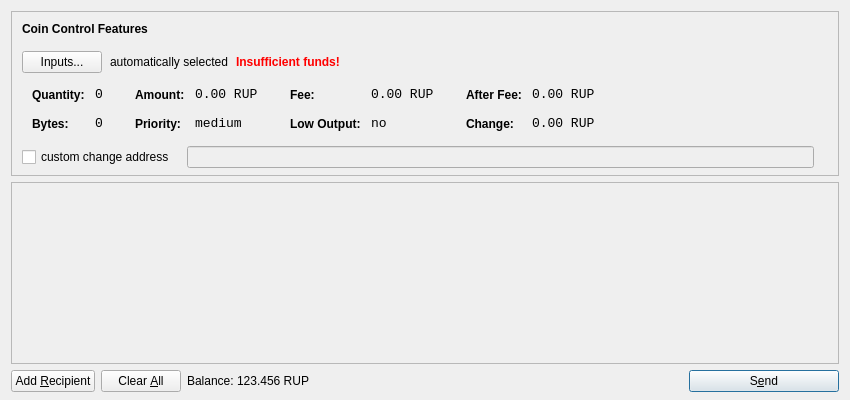
<?xml version="1.0" encoding="UTF-8"?>
<ui version="4.0">
 <class>SendCoinsDialog</class>
 <widget class="QDialog" name="SendCoinsDialog">
  <property name="geometry">
   <rect>
    <x>0</x>
    <y>0</y>
    <width>850</width>
    <height>400</height>
   </rect>
  </property>
  <property name="windowTitle">
   <string>Send Coins</string>
  </property>
  <layout class="QVBoxLayout" name="verticalLayout" stretch="0,1,0">
   <property name="bottomMargin">
    <number>8</number>
   </property>
   <item>
    <widget class="QFrame" name="frameCoinControl">
     <property name="sizePolicy">
      <sizepolicy hsizetype="Expanding" vsizetype="Expanding">
       <horstretch>0</horstretch>
       <verstretch>0</verstretch>
      </sizepolicy>
     </property>
     <property name="maximumSize">
      <size>
       <width>16777215</width>
       <height>16777215</height>
      </size>
     </property>
     <property name="frameShape">
      <enum>QFrame::StyledPanel</enum>
     </property>
     <property name="frameShadow">
      <enum>QFrame::Sunken</enum>
     </property>
     <layout class="QVBoxLayout" name="verticalLayoutCoinControl2">
      <property name="spacing">
       <number>-1</number>
      </property>
      <property name="leftMargin">
       <number>0</number>
      </property>
      <property name="topMargin">
       <number>0</number>
      </property>
      <property name="rightMargin">
       <number>0</number>
      </property>
      <property name="bottomMargin">
       <number>6</number>
      </property>
      <item>
       <layout class="QVBoxLayout" name="verticalLayoutCoinControl" stretch="0,0,0,0,1">
        <property name="spacing">
         <number>0</number>
        </property>
        <property name="leftMargin">
         <number>10</number>
        </property>
        <property name="topMargin">
         <number>10</number>
        </property>
        <item>
         <layout class="QHBoxLayout" name="horizontalLayoutCoinControl1">
          <property name="bottomMargin">
           <number>15</number>
          </property>
          <item>
           <widget class="QLabel" name="labelCoinControlFeatures">
            <property name="sizePolicy">
             <sizepolicy hsizetype="Preferred" vsizetype="Maximum">
              <horstretch>0</horstretch>
              <verstretch>0</verstretch>
             </sizepolicy>
            </property>
            <property name="font">
             <font>
              <weight>75</weight>
              <bold>true</bold>
             </font>
            </property>
            <property name="styleSheet">
             <string notr="true">font-weight:bold;</string>
            </property>
            <property name="text">
             <string>Coin Control Features</string>
            </property>
           </widget>
          </item>
         </layout>
        </item>
        <item>
         <layout class="QHBoxLayout" name="horizontalLayoutCoinControl2" stretch="0,0,0,0">
          <property name="spacing">
           <number>8</number>
          </property>
          <property name="bottomMargin">
           <number>10</number>
          </property>
          <item>
           <widget class="QPushButton" name="pushButtonCoinControl">
            <property name="styleSheet">
             <string notr="true"/>
            </property>
            <property name="text">
             <string>Inputs...</string>
            </property>
           </widget>
          </item>
          <item>
           <widget class="QLabel" name="labelCoinControlAutomaticallySelected">
            <property name="text">
             <string>automatically selected</string>
            </property>
            <property name="margin">
             <number>5</number>
            </property>
           </widget>
          </item>
          <item>
           <widget class="QLabel" name="labelCoinControlInsuffFunds">
            <property name="font">
             <font>
              <weight>75</weight>
              <bold>true</bold>
             </font>
            </property>
            <property name="styleSheet">
             <string notr="true">color:red;font-weight:bold;</string>
            </property>
            <property name="text">
             <string>Insufficient funds!</string>
            </property>
            <property name="margin">
             <number>5</number>
            </property>
           </widget>
          </item>
          <item>
           <spacer name="horizontalSpacerCoinControl">
            <property name="orientation">
             <enum>Qt::Horizontal</enum>
            </property>
            <property name="sizeHint" stdset="0">
             <size>
              <width>40</width>
              <height>1</height>
             </size>
            </property>
           </spacer>
          </item>
         </layout>
        </item>
        <item>
         <widget class="QWidget" name="widgetCoinControl" native="true">
          <property name="sizePolicy">
           <sizepolicy hsizetype="Preferred" vsizetype="Preferred">
            <horstretch>0</horstretch>
            <verstretch>0</verstretch>
           </sizepolicy>
          </property>
          <property name="minimumSize">
           <size>
            <width>0</width>
            <height>0</height>
           </size>
          </property>
          <property name="styleSheet">
           <string notr="true"/>
          </property>
          <layout class="QHBoxLayout" name="horizontalLayoutCoinControl5">
           <property name="margin">
            <number>0</number>
           </property>
           <item>
            <layout class="QHBoxLayout" name="horizontalLayoutCoinControl3" stretch="0,0,0,1">
             <property name="spacing">
              <number>20</number>
             </property>
             <property name="topMargin">
              <number>0</number>
             </property>
             <property name="bottomMargin">
              <number>10</number>
             </property>
             <item>
              <layout class="QFormLayout" name="formLayoutCoinControl1">
               <property name="horizontalSpacing">
                <number>10</number>
               </property>
               <property name="verticalSpacing">
                <number>14</number>
               </property>
               <property name="leftMargin">
                <number>10</number>
               </property>
               <property name="topMargin">
                <number>4</number>
               </property>
               <property name="rightMargin">
                <number>6</number>
               </property>
               <item row="0" column="0">
                <widget class="QLabel" name="labelCoinControlQuantityText">
                 <property name="styleSheet">
                  <string notr="true">font-weight:bold;</string>
                 </property>
                 <property name="text">
                  <string>Quantity:</string>
                 </property>
                 <property name="margin">
                  <number>0</number>
                 </property>
                </widget>
               </item>
               <item row="0" column="1">
                <widget class="QLabel" name="labelCoinControlQuantity">
                 <property name="font">
                  <font>
                   <family>Monospace</family>
                   <pointsize>10</pointsize>
                  </font>
                 </property>
                 <property name="cursor">
                  <cursorShape>IBeamCursor</cursorShape>
                 </property>
                 <property name="contextMenuPolicy">
                  <enum>Qt::ActionsContextMenu</enum>
                 </property>
                 <property name="text">
                  <string notr="true">0</string>
                 </property>
                 <property name="margin">
                  <number>0</number>
                 </property>
                 <property name="textInteractionFlags">
                  <set>Qt::LinksAccessibleByMouse|Qt::TextSelectableByKeyboard|Qt::TextSelectableByMouse</set>
                 </property>
                </widget>
               </item>
               <item row="1" column="0">
                <widget class="QLabel" name="labelCoinControlBytesText">
                 <property name="styleSheet">
                  <string notr="true">font-weight:bold;</string>
                 </property>
                 <property name="text">
                  <string>Bytes:</string>
                 </property>
                </widget>
               </item>
               <item row="1" column="1">
                <widget class="QLabel" name="labelCoinControlBytes">
                 <property name="font">
                  <font>
                   <family>Monospace</family>
                   <pointsize>10</pointsize>
                  </font>
                 </property>
                 <property name="cursor">
                  <cursorShape>IBeamCursor</cursorShape>
                 </property>
                 <property name="contextMenuPolicy">
                  <enum>Qt::ActionsContextMenu</enum>
                 </property>
                 <property name="text">
                  <string notr="true">0</string>
                 </property>
                 <property name="textInteractionFlags">
                  <set>Qt::LinksAccessibleByMouse|Qt::TextSelectableByKeyboard|Qt::TextSelectableByMouse</set>
                 </property>
                </widget>
               </item>
              </layout>
             </item>
             <item>
              <layout class="QFormLayout" name="formLayoutCoinControl2">
               <property name="horizontalSpacing">
                <number>10</number>
               </property>
               <property name="verticalSpacing">
                <number>14</number>
               </property>
               <property name="leftMargin">
                <number>6</number>
               </property>
               <property name="topMargin">
                <number>4</number>
               </property>
               <property name="rightMargin">
                <number>6</number>
               </property>
               <item row="0" column="0">
                <widget class="QLabel" name="labelCoinControlAmountText">
                 <property name="styleSheet">
                  <string notr="true">font-weight:bold;</string>
                 </property>
                 <property name="text">
                  <string>Amount:</string>
                 </property>
                 <property name="margin">
                  <number>0</number>
                 </property>
                </widget>
               </item>
               <item row="0" column="1">
                <widget class="QLabel" name="labelCoinControlAmount">
                 <property name="font">
                  <font>
                   <family>Monospace</family>
                   <pointsize>10</pointsize>
                  </font>
                 </property>
                 <property name="cursor">
                  <cursorShape>IBeamCursor</cursorShape>
                 </property>
                 <property name="contextMenuPolicy">
                  <enum>Qt::ActionsContextMenu</enum>
                 </property>
                 <property name="text">
                  <string notr="true">0.00 RUP</string>
                 </property>
                 <property name="textInteractionFlags">
                  <set>Qt::LinksAccessibleByMouse|Qt::TextSelectableByKeyboard|Qt::TextSelectableByMouse</set>
                 </property>
                </widget>
               </item>
               <item row="1" column="0">
                <widget class="QLabel" name="labelCoinControlPriorityText">
                 <property name="styleSheet">
                  <string notr="true">font-weight:bold;</string>
                 </property>
                 <property name="text">
                  <string>Priority:</string>
                 </property>
                </widget>
               </item>
               <item row="1" column="1">
                <widget class="QLabel" name="labelCoinControlPriority">
                 <property name="font">
                  <font>
                   <family>Monospace</family>
                   <pointsize>10</pointsize>
                  </font>
                 </property>
                 <property name="cursor">
                  <cursorShape>IBeamCursor</cursorShape>
                 </property>
                 <property name="contextMenuPolicy">
                  <enum>Qt::ActionsContextMenu</enum>
                 </property>
                 <property name="text">
                  <string>medium</string>
                 </property>
                 <property name="textInteractionFlags">
                  <set>Qt::LinksAccessibleByMouse|Qt::TextSelectableByKeyboard|Qt::TextSelectableByMouse</set>
                 </property>
                </widget>
               </item>
              </layout>
             </item>
             <item>
              <layout class="QFormLayout" name="formLayoutCoinControl3">
               <property name="horizontalSpacing">
                <number>10</number>
               </property>
               <property name="verticalSpacing">
                <number>14</number>
               </property>
               <property name="leftMargin">
                <number>6</number>
               </property>
               <property name="topMargin">
                <number>4</number>
               </property>
               <property name="rightMargin">
                <number>6</number>
               </property>
               <item row="0" column="0">
                <widget class="QLabel" name="labelCoinControlFeeText">
                 <property name="styleSheet">
                  <string notr="true">font-weight:bold;</string>
                 </property>
                 <property name="text">
                  <string>Fee:</string>
                 </property>
                 <property name="margin">
                  <number>0</number>
                 </property>
                </widget>
               </item>
               <item row="0" column="1">
                <widget class="QLabel" name="labelCoinControlFee">
                 <property name="font">
                  <font>
                   <family>Monospace</family>
                   <pointsize>10</pointsize>
                  </font>
                 </property>
                 <property name="cursor">
                  <cursorShape>IBeamCursor</cursorShape>
                 </property>
                 <property name="contextMenuPolicy">
                  <enum>Qt::ActionsContextMenu</enum>
                 </property>
                 <property name="text">
                  <string notr="true">0.00 RUP</string>
                 </property>
                 <property name="textInteractionFlags">
                  <set>Qt::LinksAccessibleByMouse|Qt::TextSelectableByKeyboard|Qt::TextSelectableByMouse</set>
                 </property>
                </widget>
               </item>
               <item row="1" column="0">
                <widget class="QLabel" name="labelCoinControlLowOutputText">
                 <property name="styleSheet">
                  <string notr="true">font-weight:bold;</string>
                 </property>
                 <property name="text">
                  <string>Low Output:</string>
                 </property>
                </widget>
               </item>
               <item row="1" column="1">
                <widget class="QLabel" name="labelCoinControlLowOutput">
                 <property name="font">
                  <font>
                   <family>Monospace</family>
                   <pointsize>10</pointsize>
                  </font>
                 </property>
                 <property name="cursor">
                  <cursorShape>IBeamCursor</cursorShape>
                 </property>
                 <property name="contextMenuPolicy">
                  <enum>Qt::ActionsContextMenu</enum>
                 </property>
                 <property name="text">
                  <string>no</string>
                 </property>
                 <property name="textInteractionFlags">
                  <set>Qt::LinksAccessibleByMouse|Qt::TextSelectableByKeyboard|Qt::TextSelectableByMouse</set>
                 </property>
                </widget>
               </item>
              </layout>
             </item>
             <item>
              <layout class="QFormLayout" name="formLayoutCoinControl4">
               <property name="horizontalSpacing">
                <number>10</number>
               </property>
               <property name="verticalSpacing">
                <number>14</number>
               </property>
               <property name="leftMargin">
                <number>6</number>
               </property>
               <property name="topMargin">
                <number>4</number>
               </property>
               <property name="rightMargin">
                <number>6</number>
               </property>
               <item row="0" column="0">
                <widget class="QLabel" name="labelCoinControlAfterFeeText">
                 <property name="styleSheet">
                  <string notr="true">font-weight:bold;</string>
                 </property>
                 <property name="text">
                  <string>After Fee:</string>
                 </property>
                 <property name="margin">
                  <number>0</number>
                 </property>
                </widget>
               </item>
               <item row="0" column="1">
                <widget class="QLabel" name="labelCoinControlAfterFee">
                 <property name="font">
                  <font>
                   <family>Monospace</family>
                   <pointsize>10</pointsize>
                  </font>
                 </property>
                 <property name="cursor">
                  <cursorShape>IBeamCursor</cursorShape>
                 </property>
                 <property name="contextMenuPolicy">
                  <enum>Qt::ActionsContextMenu</enum>
                 </property>
                 <property name="text">
                  <string notr="true">0.00 RUP</string>
                 </property>
                 <property name="textInteractionFlags">
                  <set>Qt::LinksAccessibleByMouse|Qt::TextSelectableByKeyboard|Qt::TextSelectableByMouse</set>
                 </property>
                </widget>
               </item>
               <item row="1" column="0">
                <widget class="QLabel" name="labelCoinControlChangeText">
                 <property name="styleSheet">
                  <string notr="true">font-weight:bold;</string>
                 </property>
                 <property name="text">
                  <string>Change:</string>
                 </property>
                </widget>
               </item>
               <item row="1" column="1">
                <widget class="QLabel" name="labelCoinControlChange">
                 <property name="font">
                  <font>
                   <family>Monospace</family>
                   <pointsize>10</pointsize>
                  </font>
                 </property>
                 <property name="cursor">
                  <cursorShape>IBeamCursor</cursorShape>
                 </property>
                 <property name="contextMenuPolicy">
                  <enum>Qt::ActionsContextMenu</enum>
                 </property>
                 <property name="text">
                  <string notr="true">0.00 RUP</string>
                 </property>
                 <property name="textInteractionFlags">
                  <set>Qt::LinksAccessibleByMouse|Qt::TextSelectableByKeyboard|Qt::TextSelectableByMouse</set>
                 </property>
                </widget>
               </item>
              </layout>
             </item>
            </layout>
           </item>
          </layout>
         </widget>
        </item>
        <item>
         <layout class="QHBoxLayout" name="horizontalLayoutCoinControl4" stretch="0,0,0">
          <property name="spacing">
           <number>12</number>
          </property>
          <property name="sizeConstraint">
           <enum>QLayout::SetDefaultConstraint</enum>
          </property>
          <property name="topMargin">
           <number>5</number>
          </property>
          <property name="rightMargin">
           <number>5</number>
          </property>
          <item>
           <widget class="QCheckBox" name="checkBoxCoinControlChange">
            <property name="text">
             <string>custom change address</string>
            </property>
           </widget>
          </item>
          <item>
           <widget class="QLineEdit" name="lineEditCoinControlChange">
            <property name="enabled">
             <bool>false</bool>
            </property>
            <property name="sizePolicy">
             <sizepolicy hsizetype="Expanding" vsizetype="Fixed">
              <horstretch>0</horstretch>
              <verstretch>0</verstretch>
             </sizepolicy>
            </property>
           </widget>
          </item>
          <item>
           <widget class="QLabel" name="labelCoinControlChangeLabel">
            <property name="sizePolicy">
             <sizepolicy hsizetype="Preferred" vsizetype="Expanding">
              <horstretch>0</horstretch>
              <verstretch>0</verstretch>
             </sizepolicy>
            </property>
            <property name="minimumSize">
             <size>
              <width>0</width>
              <height>0</height>
             </size>
            </property>
            <property name="text">
             <string/>
            </property>
            <property name="margin">
             <number>3</number>
            </property>
           </widget>
          </item>
         </layout>
        </item>
        <item>
         <spacer name="verticalSpacerCoinControl">
          <property name="orientation">
           <enum>Qt::Vertical</enum>
          </property>
          <property name="sizeHint" stdset="0">
           <size>
            <width>800</width>
            <height>1</height>
           </size>
          </property>
         </spacer>
        </item>
       </layout>
      </item>
     </layout>
    </widget>
   </item>
   <item>
    <widget class="QScrollArea" name="scrollArea">
     <property name="widgetResizable">
      <bool>true</bool>
     </property>
     <widget class="QWidget" name="scrollAreaWidgetContents">
      <property name="geometry">
       <rect>
        <x>0</x>
        <y>0</y>
        <width>830</width>
        <height>165</height>
       </rect>
      </property>
      <layout class="QVBoxLayout" name="verticalLayout_2">
       <property name="margin">
        <number>0</number>
       </property>
       <item>
        <layout class="QVBoxLayout" name="entries">
         <property name="spacing">
          <number>6</number>
         </property>
        </layout>
       </item>
       <item>
        <spacer name="verticalSpacer">
         <property name="orientation">
          <enum>Qt::Vertical</enum>
         </property>
         <property name="sizeHint" stdset="0">
          <size>
           <width>20</width>
           <height>40</height>
          </size>
         </property>
        </spacer>
       </item>
      </layout>
     </widget>
    </widget>
   </item>
   <item>
    <layout class="QHBoxLayout" name="horizontalLayout">
     <item>
      <widget class="QPushButton" name="addButton">
       <property name="toolTip">
        <string>Send to multiple recipients at once</string>
       </property>
       <property name="text">
        <string>Add &amp;Recipient</string>
       </property>
       <property name="icon">
        <iconset resource="../bitcoin.qrc">
         <normaloff>:/icons/add</normaloff>:/icons/add</iconset>
       </property>
       <property name="autoDefault">
        <bool>false</bool>
       </property>
      </widget>
     </item>
     <item>
      <widget class="QPushButton" name="clearButton">
       <property name="sizePolicy">
        <sizepolicy hsizetype="Minimum" vsizetype="Fixed">
         <horstretch>0</horstretch>
         <verstretch>0</verstretch>
        </sizepolicy>
       </property>
       <property name="toolTip">
        <string>Remove all transaction fields</string>
       </property>
       <property name="text">
        <string>Clear &amp;All</string>
       </property>
       <property name="icon">
        <iconset resource="../bitcoin.qrc">
         <normaloff>:/icons/remove</normaloff>:/icons/remove</iconset>
       </property>
       <property name="autoRepeatDelay">
        <number>300</number>
       </property>
       <property name="autoDefault">
        <bool>false</bool>
       </property>
      </widget>
     </item>
     <item>
      <layout class="QHBoxLayout" name="horizontalLayout_2">
       <property name="spacing">
        <number>3</number>
       </property>
       <item>
        <widget class="QLabel" name="label">
         <property name="text">
          <string>Balance:</string>
         </property>
        </widget>
       </item>
       <item>
        <widget class="QLabel" name="labelBalance">
         <property name="cursor">
          <cursorShape>IBeamCursor</cursorShape>
         </property>
         <property name="text">
          <string>123.456 RUP</string>
         </property>
         <property name="textInteractionFlags">
          <set>Qt::LinksAccessibleByMouse|Qt::TextSelectableByKeyboard|Qt::TextSelectableByMouse</set>
         </property>
        </widget>
       </item>
      </layout>
     </item>
     <item>
      <spacer name="horizontalSpacer">
       <property name="orientation">
        <enum>Qt::Horizontal</enum>
       </property>
       <property name="sizeHint" stdset="0">
        <size>
         <width>40</width>
         <height>20</height>
        </size>
       </property>
      </spacer>
     </item>
     <item>
      <widget class="QPushButton" name="sendButton">
       <property name="minimumSize">
        <size>
         <width>150</width>
         <height>0</height>
        </size>
       </property>
       <property name="toolTip">
        <string>Confirm the send action</string>
       </property>
       <property name="text">
        <string>S&amp;end</string>
       </property>
       <property name="icon">
        <iconset resource="../bitcoin.qrc">
         <normaloff>:/icons/send</normaloff>:/icons/send</iconset>
       </property>
       <property name="default">
        <bool>true</bool>
       </property>
      </widget>
     </item>
    </layout>
   </item>
  </layout>
 </widget>
 <resources>
  <include location="../bitcoin.qrc"/>
 </resources>
 <connections/>
</ui>
